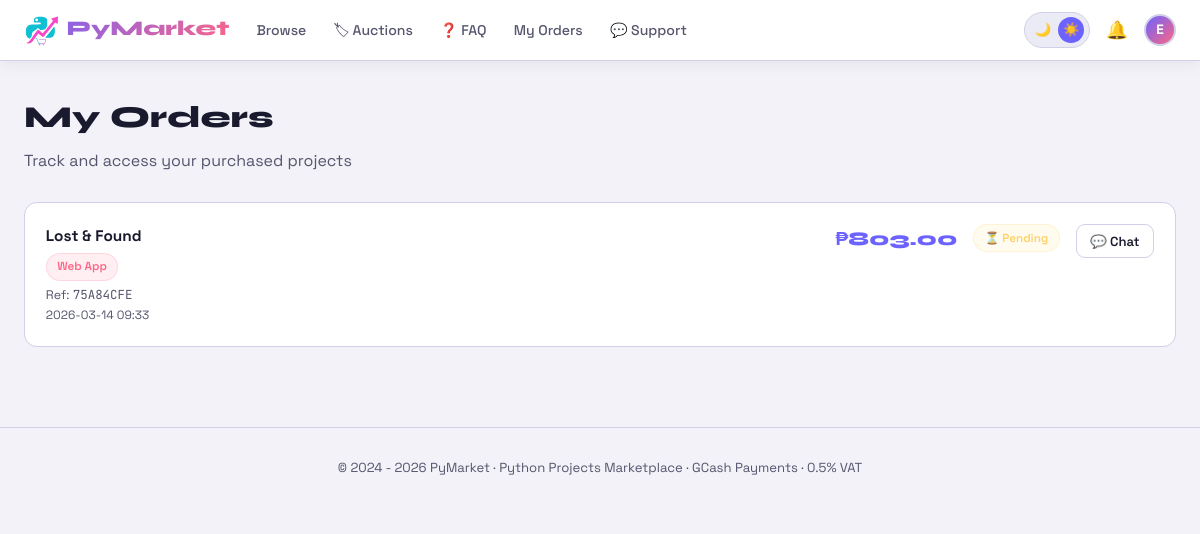
Screenshot of /my-orders (signed in) with the database file from the repository.
### tables this page shows
CREATE TABLE orders (
                id INTEGER PRIMARY KEY AUTOINCREMENT,
                order_ref TEXT UNIQUE NOT NULL,
                user_id INTEGER NOT NULL,
                project_id INTEGER NOT NULL,
                amount REAL NOT NULL,
                status TEXT DEFAULT "pending",
                gcash_ref TEXT,
                payment_screenshot TEXT,
                created_at TEXT DEFAULT CURRENT_TIMESTAMP,
                approved_at TEXT,
                FOREIGN KEY(user_id) REFERENCES users(id),
                FOREIGN KEY(project_id) REFERENCES projects(id)
            );

CREATE TABLE projects (
                id INTEGER PRIMARY KEY AUTOINCREMENT,
                title TEXT NOT NULL,
                description TEXT NOT NULL,
                price REAL NOT NULL,
                tech_stack TEXT,
                category TEXT,
                file_path TEXT,
                is_active INTEGER DEFAULT 1,
                created_at TEXT DEFAULT CURRENT_TIMESTAMP
            , original_price REAL, discount_percent REAL DEFAULT 0, view_count INTEGER DEFAULT 0);

### app.py (the view)
@app.route('/my-orders')
@login_required
def my_orders():
    db = get_db()
    orders = db.execute('''
        SELECT o.*, p.title, p.price, p.category FROM orders o
        JOIN projects p ON o.project_id=p.id
        WHERE o.user_id=? ORDER BY o.created_at DESC
    ''', (session['user_id'],)).fetchall()
    return render_template('my_orders.html', orders=orders)

### app.py (called while the page is built)
def get_db():
    if 'db' not in g:
        conn = sqlite3.connect(DB_PATH, timeout=20)
        conn.row_factory = sqlite3.Row
        conn.execute("PRAGMA journal_mode=WAL")
        g.db = conn
    return g.db

def login_required(f):
    @wraps(f)
    def decorated(*args, **kwargs):
        if 'user_id' not in session:
            flash('login_required')
            return redirect(url_for('login', next=request.url))
        return f(*args, **kwargs)
    return decorated

### templates/my_orders.html (shortened to what this page needs)
{% extends 'base.html' %}
{% block content %}
<div class="container">
  <h1 class="page-title">My Orders</h1>
  <p class="page-sub">Track and access your purchased projects</p>
  {% if orders %}
  <div style="display:flex;flex-direction:column;gap:.9rem">
    {% for o in orders %}
    <div style="background:var(--surface);border:1px solid var(--border);border-radius:13px;padding:1.3rem">
      <div style="display:flex;align-items:flex-start;gap:1rem;flex-wrap:wrap">
        <div style="flex:1;min-width:160px">
          <div style="font-weight:700;font-size:.96rem">{{ o['title'] }}</div>
          {% if o['category'] %}<span class="badge badge-cat" style="margin-top:.25rem">{{ o['category'] }}</span>{% endif %}
          <div style="color:var(--muted);font-size:.78rem;margin-top:.3rem">Ref: <span style="font-family:var(--mono)">{{ o['order_ref'] }}</span></div>
          <div style="color:var(--muted);font-size:.75rem">{{ o['created_at'][:16] }}</div>
        </div>
        <div style="font-family:var(--display);font-size:1.2rem;font-weight:800;color:var(--accent)">₱{{ "%.2f"|format(o['amount']) }}</div>
        {% if o['status']=='approved' %}<span class="badge badge-green">✅ Approved</span>
        {% elif o['status']=='pending' %}<span class="badge badge-yellow">⏳ Pending</span>
        {% else %}<span class="badge badge-red">❌ Rejected</span>{% endif %}
        <div style="display:flex;gap:.4rem;flex-wrap:wrap">
          <a href="{{ url_for('chat_order',order_id=o['id']) }}" class="btn btn-outline btn-sm">💬 Chat</a>
        </div>
      </div>
    </div>
    {% endfor %}
  </div>
  {% else %}
  <div class="empty"><div class="empty-icon">📦</div><a href="{{ url_for('index') }}" style="color:var(--accent)">Browse projects</a></div>
  {% endif %}
</div>
{% endblock %}

### templates/base.html (style rules this page uses)
[data-theme="light"] { --bg:#f2f2f8;--surface:#ffffff;--surface2:#ebebf5;--border:#d0d0e8;--text:#1a1a2e;--muted:#55556e;--shadow:rgba(0,0,0,.07);--card-shadow:rgba(108,99,255,.1) }
:root { --accent:#6c63ff;--accent2:#ff6584;--green:#00d68f;--yellow:#ffd166;--font:'Space Grotesk',sans-serif;--mono:'JetBrains Mono',monospace;--display:'Syne',sans-serif }
* { margin:0;padding:0;box-sizing:border-box }
html { scroll-behavior:smooth }
body { background:var(--bg);color:var(--text);font-family:var(--font);min-height:100vh;line-height:1.6;transition:background .25s,color .25s }
a { color:inherit;text-decoration:none }
.container { max-width:1280px;margin:0 auto;padding:2rem 1.5rem }
.page-title { font-family:var(--display);font-size:1.9rem;font-weight:800;margin-bottom:.4rem }
.page-sub { color:var(--muted);margin-bottom:1.8rem }
.badge { font-size:.73rem;font-weight:600;padding:.22rem .65rem;border-radius:99px;display:inline-block }
.badge-cat { background:rgba(255,101,132,.1);color:var(--accent2);border:1px solid rgba(255,101,132,.18) }
.badge-yellow { background:rgba(255,209,102,.1);color:var(--yellow);border:1px solid rgba(255,209,102,.2) }
.btn { display:inline-flex;align-items:center;justify-content:center;gap:.45rem;padding:.7rem 1.5rem;border-radius:9px;font-family:var(--font);font-size:.92rem;font-weight:600;cursor:pointer;border:none;transition:.2s;text-align:center }
.btn-outline { background:transparent;border:1px solid var(--border);color:var(--text) }
.btn-sm { padding:.35rem .85rem;font-size:.82rem }

### rows the page displays
orders: title "Lost & Found", category "Web App", order_ref "75A84CFE", created_at "2026-03-14 09:33", amount "803.00", status "⏳ Pending"

### other values shown
{{ session.username[0].upper() }} "E"
